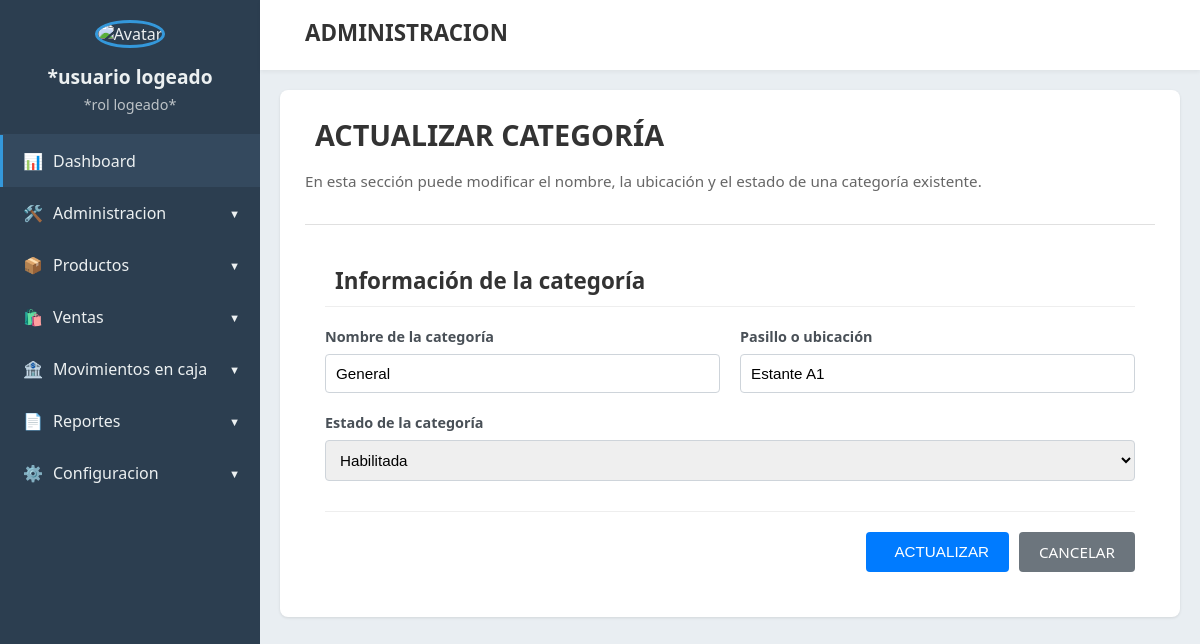
The app's page /actualizarCategoria.php?id=1 with its own data.
### tables this page shows
CREATE TABLE `categorias` (
  `id_categoria` int(11) NOT NULL,
  `nombre_categoria` varchar(100) NOT NULL,
  `descripcion` text DEFAULT NULL,
  `ubicacion` varchar(100) DEFAULT NULL,
  `estado` enum('Habilitada','Deshabilitada') DEFAULT 'Habilitada'
);

### actualizarCategoria.php (the view, shortened to what this page needs)
<?php
include 'conexionbd.php';
$id_categoria = null;
$categoria = null;
if (isset($_POST['id_categoria'])) {
    $id_categoria = $_POST['id_categoria'];
} elseif (isset($_GET['id'])) {
    $id_categoria = $_GET['id'];
} else {
    die("Error: No se ha especificado un ID de categoría.");
}
$sql_fetch = "SELECT * FROM categorias WHERE id_categoria = ?";
$stmt_fetch = $conexion->prepare($sql_fetch);
$stmt_fetch->bind_param("i", $id_categoria);
$stmt_fetch->execute();
$resultado = $stmt_fetch->get_result();
if ($resultado->num_rows === 1) {
    $categoria = $resultado->fetch_assoc();
} else {
    die("Categoría no encontrada.");
}
?>
<!DOCTYPE html>
<html lang="es">
<head>
    <link rel="stylesheet" href="styles.css">
</head>
<body>
    <div class="container">
        <aside class="sidebar">
            <div class="sidebar-header">
                <img src="" alt="Avatar" class="avatar">
                <h2>*usuario logeado</h2>
                <p>*rol logeado*</p>
            </div>
            <nav class="sidebar-nav">
                <ul>
                    <li class="active"><a href="dashboard.php"><span class="icon">📊</span> Dashboard</a></li>
                    <li class="has-submenu">
                        <a href="#"><span class="icon">🛠️</span> Administracion</a>
                    </li>
                    <li class="has-submenu">
                        <a href="#"><span class="icon">📦</span> Productos</a>
                    </li>
                    <li class="has-submenu">
                        <a href="#"><span class="icon">🛍️</span> Ventas</a>
                    </li>
                    <li class="has-submenu">
                        <a href="#"><span class="icon">🏦</span> Movimientos en caja</a>
                    </li>
                    <li class="has-submenu">
                        <a href="#"><span class="icon">📄</span> Reportes</a>
                    </li>
                    <li class="has-submenu">
                        <a href="#"><span class="icon">⚙️</span> Configuracion</a>
                    </li>
            </nav>
        </aside>
        <main class="main-content">
            <header class="top-bar">
                <div class="dashboard-title">
                    <h1>ADMINISTRACION</h1>
                </div>
            </header>
            <section class="page-content">
                 <div class="page-header">
                    <h2><span class="icon section-icon"></span> ACTUALIZAR CATEGORÍA</h2>
                    <p>En esta sección puede modificar el nombre, la ubicación y el estado de una categoría existente.</p>
                </div>
                <div class="form-panel">
                    <h3><span class="icon section-icon"></span> Información de la categoría</h3>
                    <form action="actualizarCategoria.php" method="post">
                        <div class="form-row">
                            <div class="form-group">
                                <label for="nombre_categoria">Nombre de la categoría</label>
                                <input type="text" id="nombre_categoria" name="nombre_categoria" value="<?php echo htmlspecialchars($categoria['nombre_categoria']); ?>" required>
                            </div>
                            <div class="form-group">
                                <label for="ubicacion">Pasillo o ubicación</label>
                                <input type="text" id="ubicacion" name="ubicacion" value="<?php echo htmlspecialchars($categoria['ubicacion']); ?>">
                            </div>
                        </div>
                        <div class="form-row">
                            <div class="form-group">
                                <label for="estado">Estado de la categoría</label>
                                <select id="estado" name="estado">
                                    <option value="Habilitada" <?php echo ($categoria['estado'] == 'Habilitada') ? 'selected' : ''; ?>>Habilitada</option>
                                </select>
                            </div>
                        </div>
                        <div class="form-actions">
                            <button type="submit" class="btn btn-primary"><span class="icon"></span> ACTUALIZAR</button>
                            <a href="listaCategorias.php" class="btn btn-secondary">CANCELAR</a>
                        </div>
                    </form>
                </div>
            </section>
        </main>
    </div>
</body>
</html>

### styles.css (style rules this page uses)
body { font-family: 'Segoe UI', Tahoma, Geneva, Verdana, sans-serif; margin: 0; background-color: #f0f2f5; color: #333; display: flex; min-height: 100vh; }
.container { display: flex; width: 100%; }
.icon { margin-right: 10px; }
.sidebar { width: 260px; background-color: #2c3e50; color: #ecf0f1; display: flex; flex-direction: column; min-height: 100vh; }
.sidebar-header { padding: 20px; text-align: center; border-bottom: 1px solid #34495e; }
.avatar { width: 80px; height: 80px; border-radius: 50%; margin-bottom: 10px; border: 3px solid #3498db; }
.sidebar-header h2 { margin: 5px 0; font-size: 1.2em; }
.sidebar-header p { margin: 0; font-size: 0.9em; color: #bdc3c7; }
.sidebar-nav ul { list-style: none; padding: 0; margin: 0; }
.sidebar-nav li a { display: flex; align-items: center; padding: 15px 20px; color: #ecf0f1; text-decoration: none; border-left: 3px solid transparent; transition: background-color 0.3s ease, border-left-color 0.3s ease; }
.sidebar-nav li a:hover, .sidebar-nav li.active a { background-color: #34495e; border-left-color: #3498db; }
.sidebar-nav li.has-submenu > a::after { content: '▼'; margin-left: auto; font-size: 0.7em; transition: transform 0.3s ease; }
.main-content { flex-grow: 1; display: flex; flex-direction: column; background-color: #e9eef2; }
.top-bar { background-color: #ffffff; padding: 15px 25px; display: flex; align-items: center; justify-content: space-between; box-shadow: 0 2px 4px rgba(0, 0, 0, 0.05); height: 70px; box-sizing: border-box; }
.dashboard-title { flex-grow: 1; margin-left: 20px; }
.dashboard-title h1 { margin: 0 0 5px 0; font-size: 1.4em; color: #333; font-weight: 600; }
.page-content { padding: 25px; background-color: #fff; margin: 20px; border-radius: 8px; box-shadow: 0 1px 3px rgba(0,0,0,0.1); }
.page-header { margin-bottom: 20px; padding-bottom: 15px; border-bottom: 1px solid #e0e0e0; }
.page-header h2 { font-size: 1.8em; color: #333; margin-top: 0; margin-bottom: 5px; display: flex; align-items: center; }
.page-header p { font-size: 0.95em; color: #666; line-height: 1.6; }
.form-panel { background-color: #fff; padding: 20px; border-radius: 5px; }
.form-panel h3 { font-size: 1.4em; color: #333; margin-top: 0; margin-bottom: 20px; padding-bottom: 10px; border-bottom: 1px solid #eee; display: flex; align-items: center; }
.form-row { display: flex; flex-wrap: wrap; gap: 20px; margin-bottom: 20px; }
.form-group { flex: 1; min-width: 200px; display: flex; flex-direction: column; }
.form-group label { display: block; margin-bottom: 8px; font-weight: 600; color: #495057; font-size: 0.9em; }
.form-group input[type="text"], .form-group input[type="password"], .form-group input[type="email"], .form-group input[type="number"], .form-group select { width: 100%; padding: 10px; border: 1px solid #ced4da; border-radius: 4px; box-sizing: border-box; font-size: 0.95em; transition: border-color 0.15s ease-in-out, box-shadow 0.15s ease-in-out; }
.form-actions { margin-top: 30px; padding-top: 20px; border-top: 1px solid #eee; display: flex; justify-content: flex-end; gap: 10px; }
.btn { padding: 10px 20px; border: none; border-radius: 4px; font-size: 0.95em; font-weight: 500; cursor: pointer; text-decoration: none; display: inline-flex; align-items: center; transition: background-color 0.2s ease, opacity 0.2s ease; }
.btn-primary { background-color: #007bff; color: white; }
.btn-secondary { background-color: #6c757d; color: white; }

### records on screen
categorias: nombre_categoria "General", ubicacion "Estante A1", estado "Habilitada"
